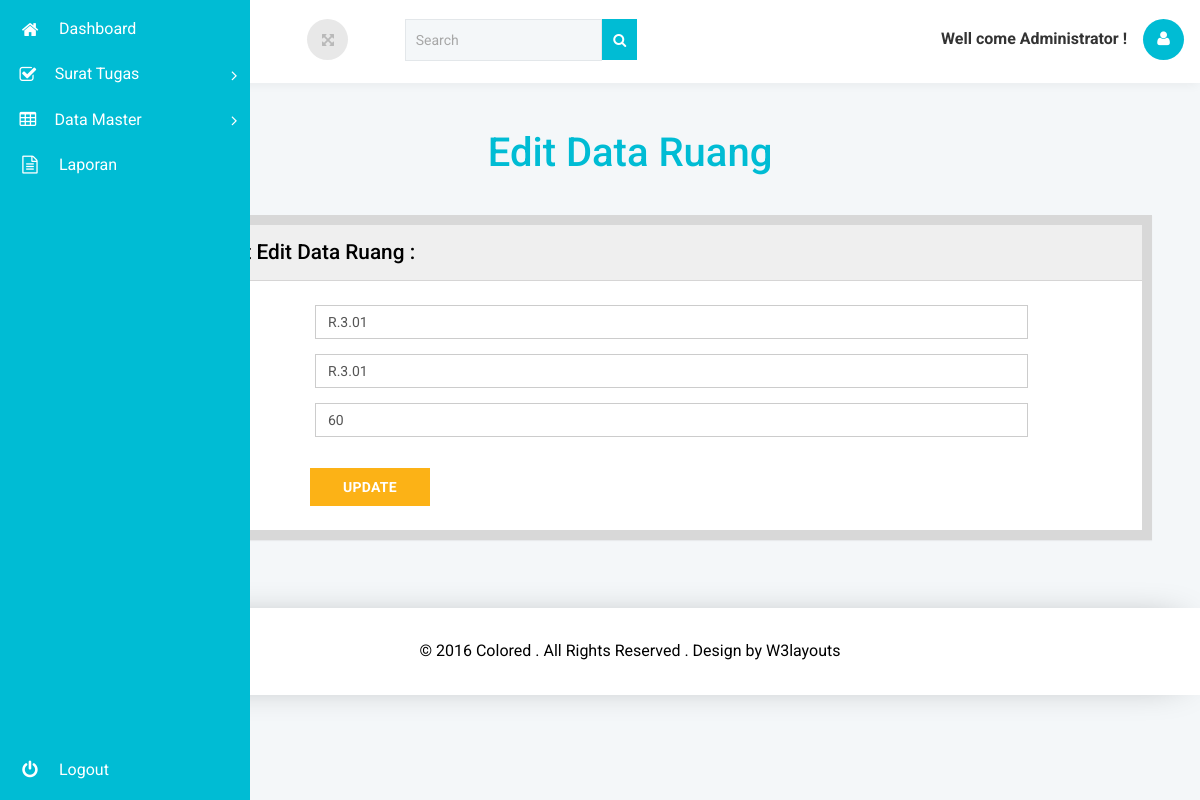
The page /edit_ruang.php?kd_ruang=R.3.01 on the database its author committed.
### tables this page shows
CREATE TABLE IF NOT EXISTS `ruang` (
  `kd_ruang` varchar(50) NOT NULL,
  `nm_ruang` varchar(100) NOT NULL,
  `kapasitas` int(11) NOT NULL,
  PRIMARY KEY (`kd_ruang`)
);

### edit_ruang.php (the view, shortened to what this page needs)
<?php
include "koneksi.php";
$kd_ruang= $_GET['kd_ruang'];
$query = "select * from ruang where kd_ruang='$kd_ruang'";
$hasil = mysql_query($query, $koneksi) or die("Gagal melakukan query.");
$buff = mysql_fetch_array($hasil);
?>
<!DOCTYPE html>
<head>
<link rel="stylesheet" href="css/bootstrap.css">
<link href="css/style.css" rel='stylesheet' type='text/css' />
<link rel="stylesheet" href="css/font.css" type="text/css"/>
<link href="css/font-awesome.css" rel="stylesheet">
<link rel="stylesheet" type="text/css" href="css/table-style.css" />
<link rel="stylesheet" type="text/css" href="css/basictable.css" />
</head>
<body class="dashboard-page">
<nav class="main-menu">
		<ul>
			<li>
				<a href="index.php">
					<i class="fa fa-home nav_icon"></i>
					<span class="nav-text">
					Dashboard
					</span>
				</a>
			</li>
			<li class="has-subnav">
				<a href="javascript:;">
				<i class="fa fa-check-square-o nav_icon"></i>
				<span class="nav-text">
					Surat Tugas
				</span>
				<i class="icon-angle-right"></i><i class="icon-angle-down"></i>
				</a>
			</li>
            	<li class="has-subnav">
				<a href="javascript:;">
				<i class="icon-table nav-icon"></i>
				<span class="nav-text">
					Data Master
				</span>
				<i class="icon-angle-right"></i><i class="icon-angle-down"></i>
				</a>
			</li>
			<li>
				<a href="laporan_sutuga.php">
					<i class="fa fa-file-text-o nav_icon"></i>
					<span class="nav-text">
					Laporan
					</span>
				</a>
			</li>
		</ul>
		<ul class="logout">
			<li>
			<a href="logout.php">
			<i class="icon-off nav-icon"></i>
			<span class="nav-text">
			Logout
			</span>
			</a>
			</li>
		</ul>
	</nav>
	<section class="wrapper scrollable">
		<nav class="user-menu">
		</nav>
		<section class="title-bar">
			<div class="logo">
				<h1><a href="index.html"><img src="images/logo.png" alt="" />SISTM</a></h1>
			</div>
			<div class="full-screen">
				<section class="full-top">
					<button id="toggle"><i class="fa fa-arrows-alt" aria-hidden="true"></i></button>
				</section>
			</div>
			<div class="w3l_search">
				<form action="#" method="post">
					<input type="text" name="search" value="Search" onfocus="this.value = '';" onblur="if (this.value == '') {this.value = 'Search';}" required>
					<button class="btn btn-default" type="submit"><i class="fa fa-search" aria-hidden="true"></i></button>
				</form>
			</div>
			<div class="header-right">
				<div class="profile_details_left">
					<div class="header-right-left">
										<div class="notification_bottom"><strong>
											Well come Administrator !</strong></font>
										</div>
					</div>
					<div class="profile_details">
						<ul>
							<li class="dropdown profile_details_drop">
								<a href="#" class="dropdown-toggle" data-toggle="dropdown" aria-expanded="false">
									<div class="profile_img">
										<span class="prfil-img"><i class="fa fa-user" aria-hidden="true"></i></span>
									</div>
								</a>
							</li>
						</ul>
					</div>
				</div>
			</div>
		</section>
		<div class="main-grid">
        <div class="agile-grids">
				<div class="table-heading">
					<h2>Edit Data Ruang</h2>
				</div>
        <div class="panel panel-widget forms-panel">
						<div class="forms">
							<div class=" form-grids form-grids-right">
								<div class="widget-shadow " data-example-id="basic-forms">
									<div class="form-title">
										<h4>Form  Input Edit Data Ruang :</h4>
									</div>
									<div class="form-body">
										<form class="form-horizontal" action="#" method="post">
											<div class="form-group">
												<label for="inputEmail3" class="col-sm-2 control-label">Kode Ruaang</label>
												<div class="col-sm-9">
													<input type="nama" name="kd_ruang" class="form-control" id="nama"  value="<?php echo $buff['kd_ruang']; ?>">
												</div>
									</div>
                                    <div class="form-group">
												<label for="inputEmail3" class="col-sm-2 control-label">Nama Ruang</label>
												<div class="col-sm-9">
													<input type="username" name="nm_ruang" class="form-control" id="username" placeholder="Username" value="<?php echo $buff['nm_ruang']; ?>" >
												</div>
											</div>
											<div class="form-group">
												<label for="inputPassword3" class="col-sm-2 control-label">Kapasitas</label>
												<div class="col-sm-9">
													<input type="text" name="kapasitas" class="form-control" id="password" placeholder="Password" value="<?php echo $buff['kapasitas']; ?>">
												</div>
											</div>
                                          										<div class="form-group">
												<div class="col-sm-offset-2 col-sm-10">
												</div>
											</div>
											<div class="col-sm-offset-2">
												<button type="submit" name="submit" class="btn btn-default w3ls-button">Update</button>
											</div>
										</form>
									</div>
								</div>
							</div>
						</div>
					</div>
					</div>
				</div>
		<div class="footer">
			<p>© 2016 Colored . All Rights Reserved . Design by <a href="http://w3layouts.com/">W3layouts</a></p>
		</div>
	</section>
</body>
</html>

### rows shown on the page
ruang: kd_ruang "R.3.01", nm_ruang "R.3.01", kapasitas "60"
